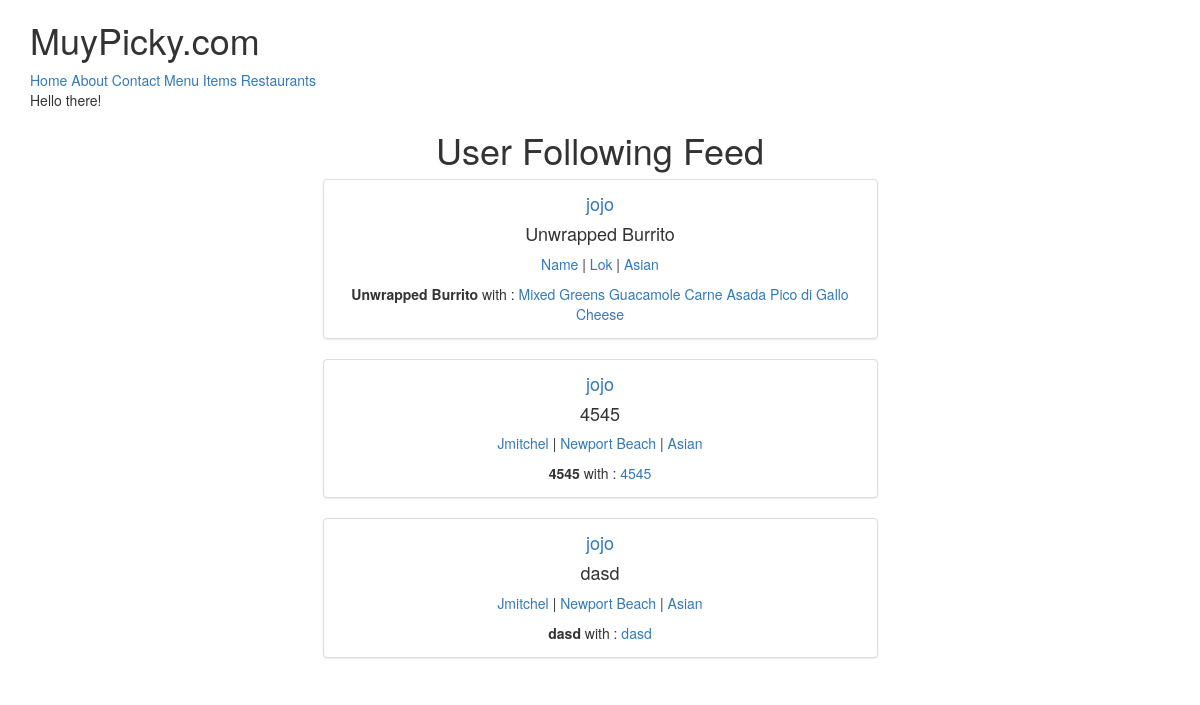
Page / (signed in) on the earlier database version.
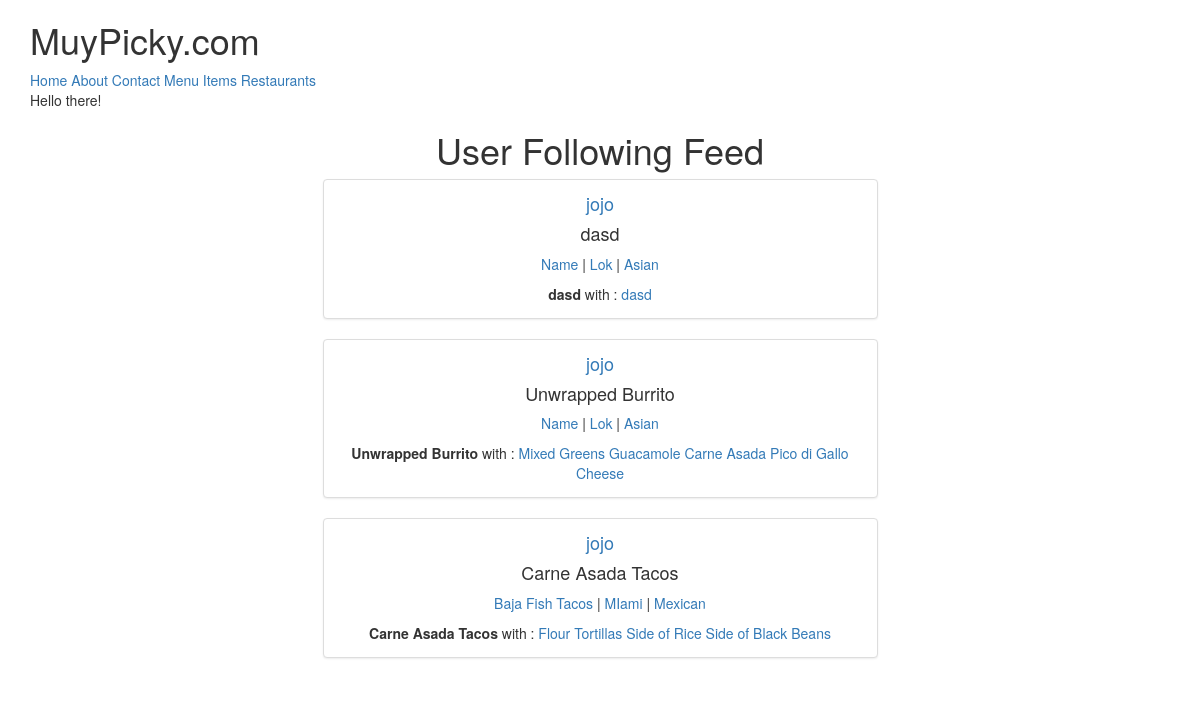
Same page on the later database version.
### menus/models.py (models this page shows, shortened)
class Item(models.Model):
    user        = models.ForeignKey(settings.AUTH_USER_MODEL)
    restaurant  = models.ForeignKey(RestaurantLocation)
    name        = models.CharField(max_length=120)
    contents    = models.TextField(help_text='Separate each item by comma')
    excludes    = models.TextField(blank=True, null=True, help_text='Separate each item by comma')
    public      = models.BooleanField(default=True)
    timestamp   = models.DateTimeField(auto_now_add=True)
    updated     = models.DateTimeField(auto_now=True)
    class Meta:
        ordering = ['-updated', '-timestamp']
    def get_contents(self):
        return self.contents.split(",")

### restaurants/models.py (models this page shows, shortened)
class RestaurantLocation(models.Model):
    owner       = models.ForeignKey(User) # Django Models Unleashed JOINCFE.com
    name        = models.CharField(max_length=120)
    location    = models.CharField(max_length=120, null=True, blank=True)
    category    = models.CharField(max_length=120, null=True, blank=True, validators=[validate_category])
    timestamp   = models.DateTimeField(auto_now_add=True)
    updated     = models.DateTimeField(auto_now=True)
    slug        = models.SlugField(null=True, blank=True)
    objects = RestaurantLocationManager() # add Models.objects.all()
    @property
    def title(self):
        return self.name

### menus/views.py (the view)
# urls.py: url(r'^$', HomeView.as_view(), name='home'),
class HomeView(View):
    def get(self, request, *args, **kwargs):
        if not request.user.is_authenticated():
            return render(request, 'home.html', {})
        user = request.user
        is_following_user_ids = [x.user.id for x in user.is_following.all()]
        qs = Item.objects.filter(user__id__in=is_following_user_ids, public=True).order_by('-updated')[:3]
        return render(request, 'menus/home-feed.html', {'object_list': qs})

### menus/templates/menus/home-feed.html
{% extends 'base.html' %}
{% block content %}
<div class='row'>
<div class='col-sm-6 text-center col-sm-offset-3'>
        <h1>User Following Feed</h1>
{% for obj in object_list %}
        <div class='thumbnail'>
            <h4><a href="{% url 'profile:detail' username=obj.user.username %}">{{ obj.user.username }}</a></h4>
            <h4>{{ obj.name }}</h4>
            <p>
                <a href="{% url 'profile:detail' username=obj.user.username %}?q={{ obj.restaurant.title }}">{{ obj.restaurant.title }}</a>
                | <a href="{% url 'profile:detail' username=obj.user.username %}?q={{ obj.restaurant.location }}">{{ obj.restaurant.location }}</a>
                | <a href="{% url 'profile:detail' username=obj.user.username %}?q={{ obj.restaurant.category }}">{{ obj.restaurant.category }}</a>
            </p>
            <p>
                <b>{{ obj.name }}</b> with :
                {% for ing in obj.get_contents %}
                    <a href='{% url 'profile:detail' username=obj.user.username %}?q={{ ing }}'>
                        {{ ing }}
                    </a>
                {% endfor %}
            </p>
        </div>
{% endfor %}
</div>
</div>
{% endblock content %}

### templates/base.html (shortened to what this page needs)
<!DOCTYPE html>
<html lang="en">
    <head>
        {% include 'snippets/css.html' %}
    </head>
    <body>
        {% include 'snippets/nav.html' %}
        <div class="container">
            {% block content2 %}
            Hello there!
            {% endblock content2 %}
            {% block content %}{% endblock content %}
        </div>
    </body>
</html>

### templates/snippets/css.html (shortened to what this page needs)
<link rel="stylesheet" href="https://maxcdn.bootstrapcdn.com/bootstrap/3.3.7/css/bootstrap.min.css">
<link rel="stylesheet" href="https://maxcdn.bootstrapcdn.com/bootstrap/3.3.7/css/bootstrap-theme.min.css">

### templates/snippets/nav.html
<div class="container">
    <h1>MuyPicky.com</h1>
    <a href="{% url 'home' %}">Home</a>
    <a href="{% url 'about' %}">About</a>
    <a href="{% url 'contact' %}">Contact</a>
    {% if request.user.is_authenticated %}
    <a href="{% url 'menus:list' %}">Menu Items</a>
    <a href="{% url 'restaurants:list' %}">Restaurants</a>
    {% endif %}
</div>

Differences in the rows shown:
no longer on this page (row edited): Item: user.username "jojo", name "4545", restaurant "Jmitchel", restaurant.location "Newport Beach", restaurant.category "Asian", get_contents "4545"
changed Item "dasd": restaurant "Jmitchel" → "Name"; restaurant.location "Newport Beach" → "Lok"; moves up the list
now on this page (row unchanged): Item: user.username "jojo", name "Carne Asada Tacos", restaurant "Baja Fish Tacos", restaurant.location "MIami", restaurant.category "Mexican", get_contents "Flour Tortillas" "Side of Rice" "Side of Black Beans"
